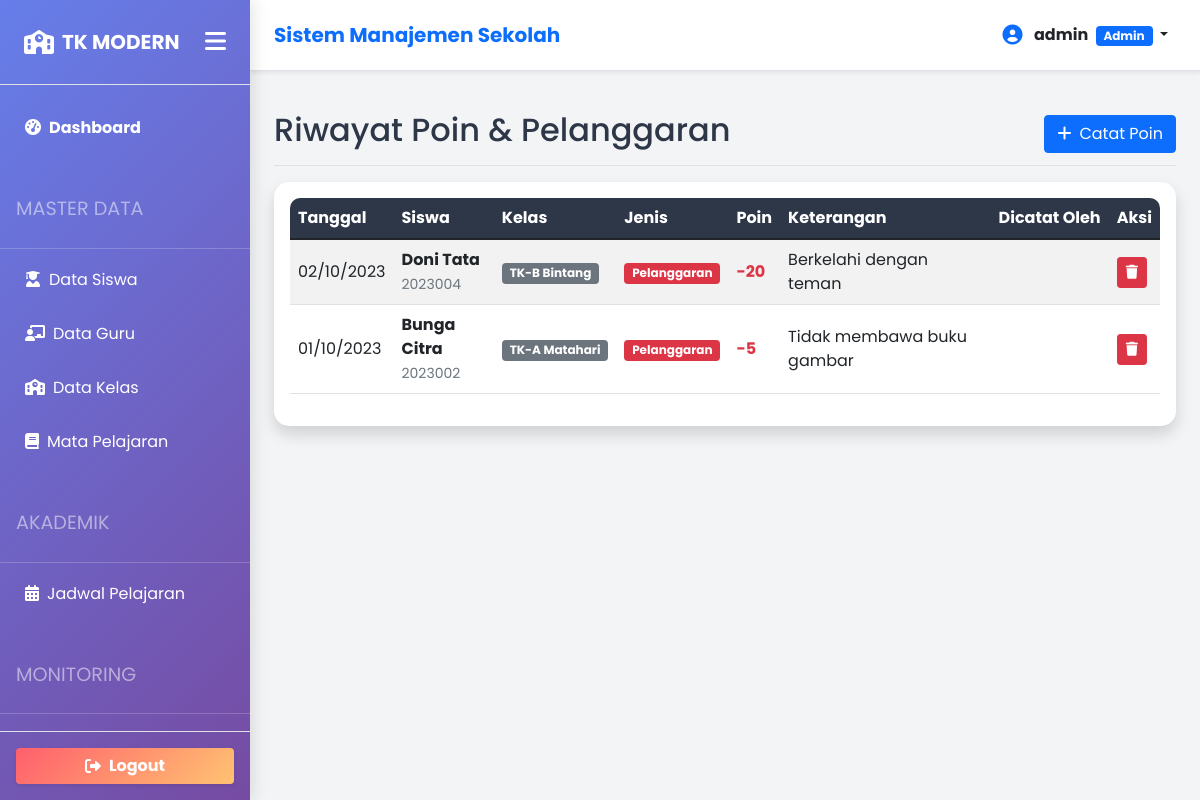
The app's page /modules/poin/index.php (signed in) with its own data.
### tables this page shows
CREATE TABLE `log_poin` (
  `id` int(11) NOT NULL AUTO_INCREMENT,
  `siswa_id` int(11) NOT NULL,
  `jenis` enum('Prestasi','Pelanggaran') NOT NULL,
  `jumlah_poin` int(11) NOT NULL,
  `keterangan` text NOT NULL,
  `tanggal` date NOT NULL DEFAULT CURRENT_TIMESTAMP,
  `dicatat_oleh` int(11) DEFAULT NULL,
  PRIMARY KEY (`id`),
  KEY `siswa_id` (`siswa_id`),
  KEY `dicatat_oleh` (`dicatat_oleh`),
  CONSTRAINT `fk_poin_siswa` FOREIGN KEY (`siswa_id`) REFERENCES `data_siswa` (`id`) ON DELETE CASCADE,
  CONSTRAINT `fk_poin_pencatat` FOREIGN KEY (`dicatat_oleh`) REFERENCES `users` (`id`) ON DELETE SET NULL
);

CREATE TABLE `data_siswa` (
  `id` int(11) NOT NULL AUTO_INCREMENT,
  `user_id` int(11) DEFAULT NULL,
  `nis` varchar(20) NOT NULL,
  `nama_lengkap` varchar(100) NOT NULL,
  `tempat_lahir` varchar(50) DEFAULT NULL,
  `tanggal_lahir` date DEFAULT NULL,
  `jenis_kelamin` enum('L','P') DEFAULT 'L',
  `alamat` text,
  `nama_wali` varchar(100) DEFAULT NULL,
  `no_hp_wali` varchar(15) DEFAULT NULL,
  `kelas_id` int(11) DEFAULT NULL,
  `foto` varchar(255) DEFAULT 'default_siswa.png',
  `poin` int(11) DEFAULT 100,
  PRIMARY KEY (`id`),
  UNIQUE KEY `nis` (`nis`),
  KEY `user_id` (`user_id`),
  KEY `kelas_id` (`kelas_id`),
  CONSTRAINT `fk_siswa_user` FOREIGN KEY (`user_id`) REFERENCES `users` (`id`) ON DELETE SET NULL,
  CONSTRAINT `fk_siswa_kelas` FOREIGN KEY (`kelas_id`) REFERENCES `kelas` (`id`) ON DELETE SET NULL
);

CREATE TABLE `kelas` (
  `id` int(11) NOT NULL AUTO_INCREMENT,
  `nama_kelas` varchar(50) NOT NULL,
  `kapasitas` int(11) NOT NULL DEFAULT 30,
  PRIMARY KEY (`id`)
);

### helpers/functions.php (called while the page is built, shortened)
<?php
require_once __DIR__ . '/../config/config.php';
function query($query)
{
    global $conn;
    $result = mysqli_query($conn, $query);
    $rows = [];
    while ($row = mysqli_fetch_assoc($result)) {
        $rows[] = $row;
    }
    return $rows;
}
?>

### modules/poin/index.php (the view, shortened to what this page needs)
<?php
require_once '../../config/config.php';
require_once '../../helpers/functions.php';
$query = "SELECT log_poin.*, data_siswa.nama_lengkap as nama_siswa, data_siswa.nis, kelas.nama_kelas, users.username as pencatat
          FROM log_poin
          JOIN data_siswa ON log_poin.siswa_id = data_siswa.id
          LEFT JOIN kelas ON data_siswa.kelas_id = kelas.id
          LEFT JOIN users ON log_poin.dicatat_oleh = users.id
          ORDER BY log_poin.tanggal DESC, log_poin.id DESC";
$data_poin = query($query);
require_once '../../layouts/header.php';
require_once '../../layouts/sidebar.php';
?>
<div class="d-flex justify-content-between flex-wrap flex-md-nowrap align-items-center pt-3 pb-2 mb-3 border-bottom">
    <h1 class="h2">Riwayat Poin & Pelanggaran</h1>
    <a href="create.php" class="btn btn-primary"><i class="fas fa-plus me-2"></i>Catat Poin</a>
</div>
<div class="card shadow mb-4">
    <div class="card-body">
        <div class="table-responsive">
            <table class="table table-striped table-hover align-middle">
                <thead class="table-dark">
                    <tr>
                        <th>Tanggal</th>
                        <th>Siswa</th>
                        <th>Kelas</th>
                        <th>Jenis</th>
                        <th>Poin</th>
                        <th>Keterangan</th>
                        <th>Dicatat Oleh</th>
                        <?php if ($_SESSION['role'] == 'admin'): ?>
                            <th>Aksi</th>
                        <?php endif; ?>
                    </tr>
                </thead>
                <tbody>
                    <?php foreach ($data_poin as $row): ?>
                        <tr>
                            <td>
                                <?= date('d/m/Y', strtotime($row['tanggal'])); ?>
                            </td>
                            <td>
                                <strong>
                                    <?= $row['nama_siswa']; ?>
                                </strong><br>
                                <small class="text-muted">
                                    <?= $row['nis']; ?>
                                </small>
                            </td>
                            <td><span class="badge bg-secondary">
                                    <?= $row['nama_kelas']; ?>
                                </span></td>
                            <td>
                                <?php if ($row['jenis'] == 'Prestasi'): ?>
                                    <span class="badge bg-success">Prestasi</span>
                                <?php else: ?>
                                    <span class="badge bg-danger">Pelanggaran</span>
                                <?php endif; ?>
                            </td>
                            <td class="fw-bold <?= ($row['jumlah_poin'] > 0) ? 'text-success' : 'text-danger'; ?>">
                                <?= $row['jumlah_poin']; ?>
                            </td>
                            <td>
                                <?= $row['keterangan']; ?>
                            </td>
                            <td></td>
                            <?php if ($_SESSION['role'] == 'admin'): ?>
                                <td>
                                    <a href="?delete=<?= $row['id']; ?>" class="btn btn-sm btn-danger"
                                        onclick="return confirm('Hapus riwayat ini?');"><i class="fas fa-trash"></i></a>
                                </td>
                            <?php endif; ?>
                        </tr>
                    <?php endforeach; ?>
                </tbody>
            </table>
        </div>
    </div>
</div>
<?php require_once '../../layouts/footer.php'; ?>

### assets/css/style.css (style rules this page uses)
:root { --primary-bg: #4e73df; --primary-gradient: linear-gradient(135deg, #667eea 0%, #764ba2 100%); --secondary-bg: #858796; --sidebar-width: 250px; --sidebar-collapsed-width: 80px; --card-shadow: 0 10px 20px rgba(0, 0, 0, 0.05); --hover-shadow: 0 15px 30px rgba(0, 0, 0, 0.1); --body-bg: #f3f4f6; --text-primary: #2d3748; }
body { font-family: 'Poppins', sans-serif; background-color: var(--body-bg); color: var(--text-primary); overflow-x: hidden; }
.card { border: none; border-radius: 15px; box-shadow: var(--card-shadow); transition: transform 0.3s; }
.table-responsive { border-radius: 10px; overflow-x: auto; -webkit-overflow-scrolling: touch; }
.table thead th { background-color: #2d3748; color: white; border: none; white-space: nowrap; }
.table tbody td { vertical-align: middle; }

### records on screen
log_poin: tanggal "02/10/2023", siswa.nama_lengkap "Doni Tata", siswa.nis "2023004", kelas.nama_kelas "TK-B Bintang", jenis "Pelanggaran", jumlah_poin "-20", keterangan "Berkelahi dengan teman"
log_poin: tanggal "01/10/2023", siswa.nama_lengkap "Bunga Citra", siswa.nis "2023002", kelas.nama_kelas "TK-A Matahari", jenis "Pelanggaran", jumlah_poin "-5", keterangan "Tidak membawa buku gambar"

### other values on screen
$_SESSION['username'] "admin"
$_SESSION['role'] "Admin"
